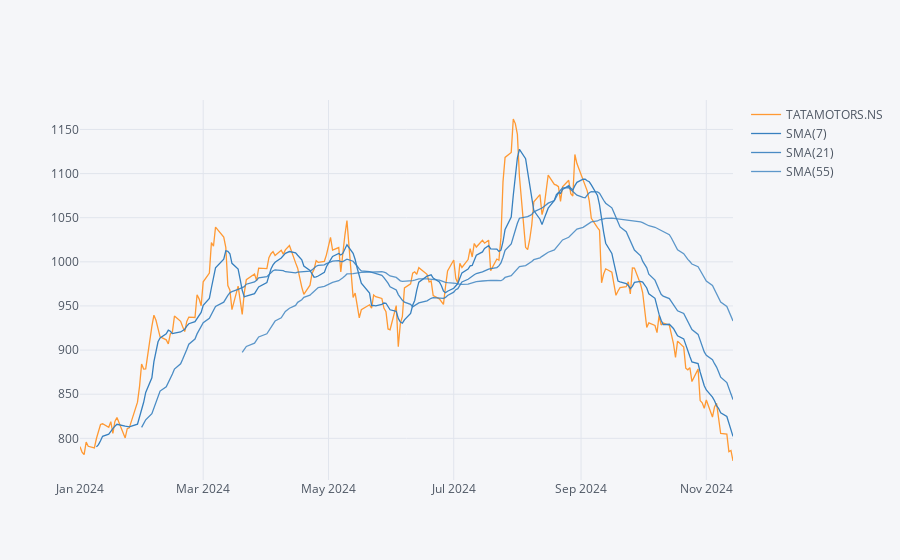

Notebook source saved alongside this figure:
### Code cell
df['Close'].loc['2024-01-01':'2025-01-30'].ta_plot(study='sma',periods=[7,21,55])

### Figure 1 — Plotly figure (JSON) as saved in the notebook; plotly's stock layout.template omitted (floating-point values rounded to 4 significant figures; data arrays with more than 128 entries replaced by an {"elided": "..."} marker saying what was removed)
{"data": [{"line": {"color": "rgba(255, 153, 51, 1.0)", "dash": "solid", "shape": "linear", "width": 1.3}, "mode": "lines", "name": "TATAMOTORS.NS", "text": "", "type": "scatter", "x": {"elided": "216 str values"}, "y": {"elided": "216 float values"}}, {"line": {"color": "rgba(55, 128, 191, 1.0)", "dash": "solid", "shape": "linear", "width": 1.3}, "mode": "lines", "name": "SMA(7)", "text": "", "type": "scatter", "x": {"elided": "216 str values"}, "y": {"elided": "216 mixed values"}}, {"line": {"color": "rgba(55, 128, 191, 0.8999999999999999)", "dash": "solid", "shape": "linear", "width": 1.3}, "mode": "lines", "name": "SMA(21)", "text": "", "type": "scatter", "x": {"elided": "216 str values"}, "y": {"elided": "216 mixed values"}}, {"line": {"color": "rgba(55, 128, 191, 0.7999999999999998)", "dash": "solid", "shape": "linear", "width": 1.3}, "mode": "lines", "name": "SMA(55)", "text": "", "type": "scatter", "x": {"elided": "216 str values"}, "y": {"elided": "216 mixed values"}}], "layout": {"legend": {"bgcolor": "#F5F6F9", "font": {"color": "#4D5663"}}, "paper_bgcolor": "#F5F6F9", "plot_bgcolor": "#F5F6F9", "title": {"font": {"color": "#4D5663"}}, "xaxis": {"gridcolor": "#E1E5ED", "showgrid": true, "tickfont": {"color": "#4D5663"}, "title": {"font": {"color": "#4D5663"}, "text": ""}, "zerolinecolor": "#E1E5ED"}, "yaxis": {"gridcolor": "#E1E5ED", "showgrid": true, "tickfont": {"color": "#4D5663"}, "title": {"font": {"color": "#4D5663"}, "text": ""}, "zerolinecolor": "#E1E5ED"}}}
